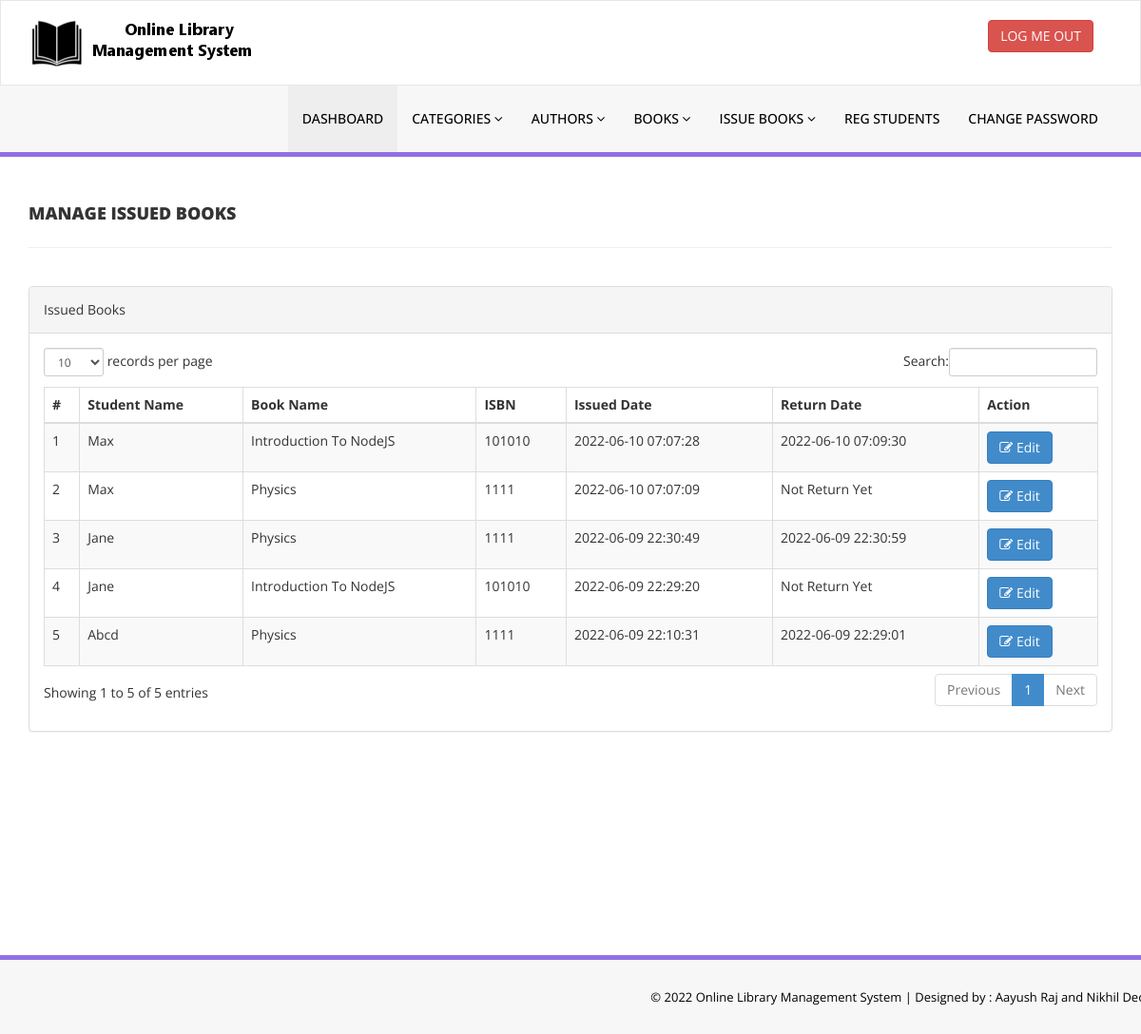
Screenshot of /admin/manage-issued-books.php (signed in) with the database file from the repository.
### tables this page shows
CREATE TABLE `tblissuedbookdetails` (
  `id` int(11) NOT NULL,
  `BookId` int(11) DEFAULT NULL,
  `StudentID` varchar(150) DEFAULT NULL,
  `IssuesDate` timestamp NULL DEFAULT current_timestamp(),
  `ReturnDate` timestamp NULL DEFAULT NULL ON UPDATE current_timestamp(),
  `RetrunStatus` int(1) DEFAULT NULL,
  `fine` int(11) DEFAULT NULL
);

CREATE TABLE `tblstudents` (
  `id` int(11) NOT NULL,
  `StudentId` varchar(100) DEFAULT NULL,
  `FullName` varchar(120) DEFAULT NULL,
  `EmailId` varchar(120) DEFAULT NULL,
  `MobileNumber` char(11) DEFAULT NULL,
  `Password` varchar(120) DEFAULT NULL,
  `Status` int(1) DEFAULT NULL,
  `RegDate` timestamp NULL DEFAULT current_timestamp(),
  `UpdationDate` timestamp NULL DEFAULT NULL ON UPDATE current_timestamp()
);

CREATE TABLE `tblbooks` (
  `id` int(11) NOT NULL,
  `BookName` varchar(255) DEFAULT NULL,
  `CatId` int(11) DEFAULT NULL,
  `AuthorId` int(11) DEFAULT NULL,
  `ISBNNumber` int(11) DEFAULT NULL,
  `BookPrice` int(11) DEFAULT NULL,
  `RegDate` timestamp NULL DEFAULT current_timestamp(),
  `UpdationDate` timestamp NULL DEFAULT NULL ON UPDATE current_timestamp()
);

### admin/manage-issued-books.php (the view, shortened to what this page needs)
<?php
include('includes/config.php');
if (strlen($_SESSION['alogin'])==0) {
    header('location:index.php');
} else {
    ?>
<!DOCTYPE html>
<html xmlns="http://www.w3.org/1999/xhtml">
<head>
    <link href="assets/css/bootstrap.css" rel="stylesheet" />
    <link href="assets/css/font-awesome.css" rel="stylesheet" />
    <link href="assets/js/dataTables/dataTables.bootstrap.css" rel="stylesheet" />
    <link href="assets/css/style.css" rel="stylesheet" />
</head>
<body>
    <?php include('includes/header.php'); ?>
    <div class="content-wrapper">
        <div class="container">
            <div class="row pad-botm">
                <div class="col-md-12">
                    <h4 class="header-line">Manage Issued Books</h4>
                </div>
                <div class="row">
                </div>
            </div>
            <div class="row">
                <div class="col-md-12">
                    <div class="panel panel-default">
                        <div class="panel-heading">
                            Issued Books
                        </div>
                        <div class="panel-body">
                            <div class="table-responsive">
                                <table class="table table-striped table-bordered table-hover" id="dataTables-example">
                                    <thead>
                                        <tr>
                                            <th>#</th>
                                            <th>Student Name</th>
                                            <th>Book Name</th>
                                            <th>ISBN </th>
                                            <th>Issued Date</th>
                                            <th>Return Date</th>
                                            <th>Action</th>
                                        </tr>
                                    </thead>
                                    <tbody>
                                        <?php $sql = "SELECT tblstudents.FullName,tblbooks.BookName,tblbooks.ISBNNumber,tblissuedbookdetails.IssuesDate,tblissuedbookdetails.ReturnDate,tblissuedbookdetails.id as rid from  tblissuedbookdetails join tblstudents on tblstudents.StudentId=tblissuedbookdetails.StudentId join tblbooks on tblbooks.id=tblissuedbookdetails.BookId order by tblissuedbookdetails.id desc";
    $query = $dbh -> prepare($sql);
    $query->execute();
    $results=$query->fetchAll(PDO::FETCH_OBJ);
    $cnt=1;
    if ($query->rowCount() > 0) {
        foreach ($results as $result) {               ?>
                                        <tr class="odd gradeX">
                                            <td class="center"><?php echo htmlentities($cnt); ?>
                                            </td>
                                            <td class="center"><?php echo htmlentities($result->FullName); ?>
                                            </td>
                                            <td class="center"><?php echo htmlentities($result->BookName); ?>
                                            </td>
                                            <td class="center"><?php echo htmlentities($result->ISBNNumber); ?>
                                            </td>
                                            <td class="center"><?php echo htmlentities($result->IssuesDate); ?>
                                            </td>
                                            <td class="center"><?php if ($result->ReturnDate=="") {
            echo htmlentities("Not Return Yet");
        } else {
            echo htmlentities($result->ReturnDate);
        } ?>
                                            </td>
                                            <td class="center">
                                                <a
                                                    href="update-issue-bookdeails.php?rid=<?php echo htmlentities($result->rid); ?>"><button
                                                        class="btn btn-primary"><i class="fa fa-edit "></i>
                                                        Edit</button>
                                            </td>
                                        </tr>
                                        <?php $cnt=$cnt+1;
    }
    } ?>
                                    </tbody>
                                </table>
                            </div>
                        </div>
                    </div>
                </div>
            </div>
        </div>
    </div>
    <?php include('includes/footer.php'); ?>
</body>
</html>
<?php
}

### admin/includes/header.php (shortened to what this page needs)
<div class="navbar navbar-inverse set-radius-zero" >
        <div class="container">
            <div class="navbar-header">
                <a class="navbar-brand">
                    <img src="assets/img/logo.png" />
                </a>
            </div>
            <div class="right-div">
                <a href="logout.php" class="btn btn-danger pull-right">LOG ME OUT</a>
            </div>
        </div>
    </div>
    <section class="menu-section">
        <div class="container">
            <div class="row ">
                <div class="col-md-12">
                    <div class="navbar-collapse collapse ">
                        <ul id="menu-top" class="nav navbar-nav navbar-right">
                            <li><a href="dashboard.php" class="menu-top-active">DASHBOARD</a></li>
                            <li>
                                <a href="#" class="dropdown-toggle" id="ddlmenuItem" data-toggle="dropdown"> Categories <i class="fa fa-angle-down"></i></a>
                            </li>
                            <li>
                                <a href="#" class="dropdown-toggle" id="ddlmenuItem" data-toggle="dropdown"> Authors <i class="fa fa-angle-down"></i></a>
                            </li>
 <li>
                                <a href="#" class="dropdown-toggle" id="ddlmenuItem" data-toggle="dropdown"> Books <i class="fa fa-angle-down"></i></a>
                            </li>
                           <li>
                                <a href="#" class="dropdown-toggle" id="ddlmenuItem" data-toggle="dropdown"> Issue Books <i class="fa fa-angle-down"></i></a>
                            </li>
                             <li><a href="reg-students.php">Reg Students</a></li>
  <li><a href="change-password.php">Change Password</a></li>
                        </ul>
                    </div>
                </div>
            </div>
        </div>
    </section>

### admin/includes/footer.php
<section class="footer-section">
    <div class="container">
        <div class="row">
            <div class="col-md-12">
                &copy; 2022 Online Library Management System | Designed by : Aayush Raj and Nikhil Deo
            </div>
        </div>
    </div>
</section>

### admin/assets/css/style.css (style rules this page uses)
.set-radius-zero { border-radius:0px; -moz-border-radius:0px; -webkit-border-radius:0px; }
.content-wrapper { margin-top: 40px; min-height:800px; padding-bottom:90px; }
.header-line { font-weight:900; padding-bottom:25px; border-bottom:1px solid #eeeeee; text-transform:uppercase; }
.pad-botm { padding-bottom:30px; }
.right-div { float: right; padding: 20px; }
#menu-top a { color:#000; text-decoration:none; font-weight:500; padding: 25px 15px 25px 15px; text-transform:uppercase; }
.menu-section { background-color: #f7f7f7; border-bottom:5px solid #9170E4; width:100% }
.menu-top-active { background-color:#eeeeee; }
.navbar-inverse { background-color: #FFF; border-color: rgba(155, 153, 153, 0.23); }
.navbar { min-height: 90px; margin-bottom: 0px; }
.footer-section { padding:25px 50px 25px 50px; color:#000; font-size:13px; background-color: #f7f7f7; text-align:right; border-top:5px solid #9170E4; }

### rows the page displays
tblissuedbookdetails: tblstudents.FullName "Max", BookId.BookName "Introduction To NodeJS", BookId.ISBNNumber "101010", IssuesDate "2022-06-10 07:07:28", ReturnDate "2022-06-10 07:09:30"
tblissuedbookdetails: tblstudents.FullName "Max", BookId.BookName "Physics", BookId.ISBNNumber "1111", IssuesDate "2022-06-10 07:07:09"
tblissuedbookdetails: tblstudents.FullName "Jane", BookId.BookName "Physics", BookId.ISBNNumber "1111", IssuesDate "2022-06-09 22:30:49", ReturnDate "2022-06-09 22:30:59"
tblissuedbookdetails: tblstudents.FullName "Jane", BookId.BookName "Introduction To NodeJS", BookId.ISBNNumber "101010", IssuesDate "2022-06-09 22:29:20"
tblissuedbookdetails: tblstudents.FullName "Abcd", BookId.BookName "Physics", BookId.ISBNNumber "1111", IssuesDate "2022-06-09 22:10:31", ReturnDate "2022-06-09 22:29:01"
